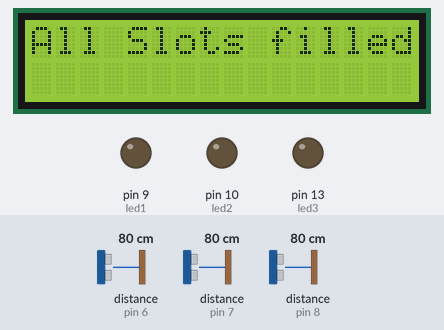
Bench run of a sketch on a simulated Arduino Uno, built with avr-gcc and run on an emulated ATmega328P. On the bench: 16×2 character LCD, output pins drawn as LEDs (lit = HIGH). Wiring (inferred from the names in the program): 3 × ultrasonic range finder: trigger pin 6, echo pin 6 / trigger pin 7, echo pin 7 / trigger pin 8, echo pin 8. The inputs (shaded band) are chosen by the test bench; at power-on: distance to the obstacle (sensors on pin 6, pin 7, pin 8) 80 cm. The echo pulse lasts 58.3 µs per cm; what the sketch prints to the serial monitor is not drawn.

Above: at 1.2 s.
1.3 s: distance to the obstacle (sensor on pin 6) set to 4 cm
4.4 s: distance to the obstacle (sensor on pin 6) set to 2 cm
At 5.1 s:
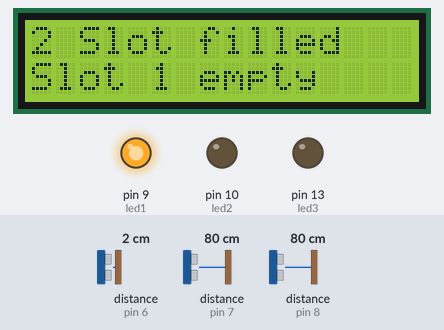
6.7 s: distance to the obstacle (sensor on pin 7) set to 4 cm
8.2 s: distance to the obstacle (sensor on pin 7) set to 2 cm
At 8.7 s:
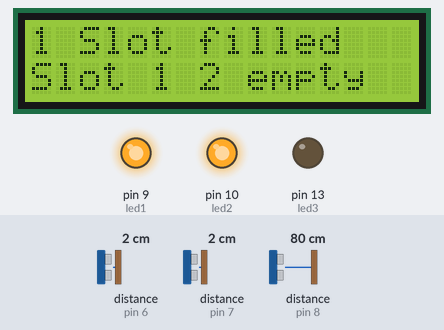
10.3 s: distance to the obstacle (sensor on pin 7) set to 9 cm
At 10.7 s:
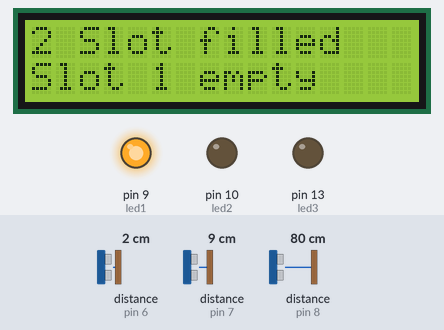
12.4 s: distance to the obstacle (sensor on pin 8) set to 4 cm
13.9 s: distance to the obstacle (sensor on pin 8) set to 2 cm
At 14.4 s:
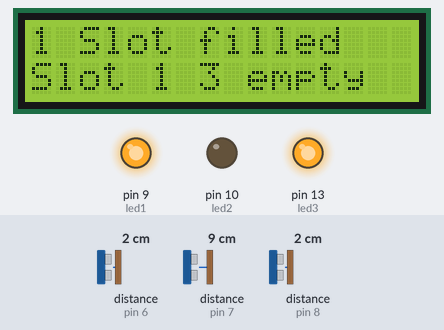
Timing chart, 0 to 16.9 s (numbered marks = the images above; inputs shaded):
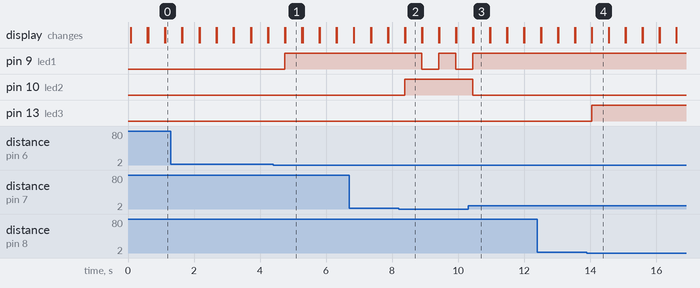

The sketch:

smartparkingsystem.ino
```cpp
#include <LiquidCrystal.h>
#define trigPin1 6
#define trigPin2 7
#define trigPin3 8
#define echoPin1 6
#define echoPin2 7
#define echoPin3 8
#define led1 9
#define led2 10
#define led3 13
LiquidCrystal lcd(12, 11, 5, 4, 3, 2);

bool bool1=false;
bool bool2=false;
bool bool3=false;

  long readUltrasonicDistance(int triggerPin, int echoPin){
    pinMode(triggerPin, OUTPUT);
    digitalWrite(triggerPin, LOW);
    delayMicroseconds(2);
    digitalWrite(triggerPin, HIGH);
    delayMicroseconds(10);
    digitalWrite(triggerPin, LOW);
    pinMode(echoPin, INPUT);
    return pulseIn(echoPin, HIGH);
  }

void setup() {
  Serial.begin (9600);
  pinMode(trigPin1, OUTPUT);
  pinMode(trigPin2, OUTPUT);
  pinMode(trigPin3, OUTPUT);
  pinMode(echoPin1, INPUT);
  pinMode(echoPin2, INPUT);
  pinMode(echoPin3, INPUT);
  pinMode(led1, OUTPUT);
  pinMode(led2, OUTPUT);
  pinMode(led3, OUTPUT);
  lcd.begin(16,2);

}
void loop() {
  float distance1;
  float distance2;
  float distance3;
  lcd.setCursor(0,0);

   distance1 = (readUltrasonicDistance(6, 6) * 0.034)/2;
   Serial.println(distance1);
   if (distance1 >=320|| distance1 <= 2){
    digitalWrite(led1, HIGH);
     bool1=false;
  }
  else {
    digitalWrite(led1, LOW);
    bool1=true;
  }
    distance2 = (readUltrasonicDistance(7, 7) * 0.034)/2;
   if (distance2 >=320 || distance2 <= 2){
    digitalWrite(led2, HIGH);
     bool2=false;
  }
  else {
    digitalWrite(led2, LOW);
    bool2=true;
  }
    distance3 = (readUltrasonicDistance(8, 8) * 0.034)/2;
   if (distance3 >=320 || distance3 <= 2){
    digitalWrite(led3, HIGH);
     bool3=false;
  }
  else {
    digitalWrite(led3, LOW);
    bool3=true;
  }
  lcd.clear();

  if(!bool1&&!bool2&&!bool3)
  {
    lcd.setCursor(0, 0);
    lcd.print("All slots empty");
    lcd.clear();
  }
  else if(bool1&&!bool2&&!bool3)
  {
        lcd.setCursor(0, 0);
    lcd.print("1 Slot filled");
    lcd.setCursor(0,1);
    lcd.print("Slot 2 3 empty");
  }
  else if(!bool1&&bool2&&!bool3)
  {
        lcd.setCursor(0, 0);
    lcd.print("1 Slot filled");
    lcd.setCursor(0,1);
    lcd.print("Slot 1 3 empty");
  }
  else if(bool1&&bool2&&!bool3)
  {
        lcd.setCursor(0, 0);
    lcd.print("2 Slot filled");
    lcd.setCursor(0,1);
    lcd.print("Slot 3 empty");
  }
  else if(!bool1&&!bool2&&bool3)
  {
        lcd.setCursor(0, 0);
    lcd.print("1 Slot filled");
    lcd.setCursor(0,1);
    lcd.print("Slot 1 2 empty");
  }
  else if(bool1&&!bool2&&bool3)
  {
        lcd.setCursor(0, 0);
    lcd.print("2 Slot filled");
    lcd.setCursor(0,1);
    lcd.print("Slot 2 empty");
  }
  else if(!bool1&&bool2&&bool3)
  {
        lcd.setCursor(0, 0);
    lcd.print("2 Slot filled");
    lcd.setCursor(0,1);
    lcd.print("Slot 1 empty");
  }
  else
  {
    lcd.setCursor(0, 0);
    lcd.print("All Slots filled");
  }
  delay(500);

lcd.clear();

}
```

Measured:
- the behaviour switches between 3 and 2 cm on distance to the obstacle (sensor on pin 6) (found by bisection; images 0 and 1)
- the behaviour switches between 3 and 2 cm on distance to the obstacle (sensor on pin 7) (found by bisection; images 1 and 2)
- the behaviour switches between 3 and 2 cm on distance to the obstacle (sensor on pin 8) (found by bisection; images 3 and 4)
- after the input at 4.4 s, pin 9 (led1): LOW → HIGH after 0.35 s; the display: first differs from a run without the input after 0.37 s (image 1)
- after the input at 8.2 s, pin 9 (led1): HIGH → LOW after 0.70 s, → HIGH 0.52 s later, → LOW 0.52 s later; pin 10 (led2): LOW → HIGH after 0.18 s; the display: first differs from a run without the input after 0.19 s (image 2)
- after the input at 10.3 s, pin 9 (led1): goes on until 10.4 s, then stays HIGH; pin 10 (led2): HIGH → LOW after 0.14 s
- after the input at 13.9 s, pin 13 (led3): LOW → HIGH after 0.15 s; the display: first differs from a run without the input after 0.15 s (image 4)
